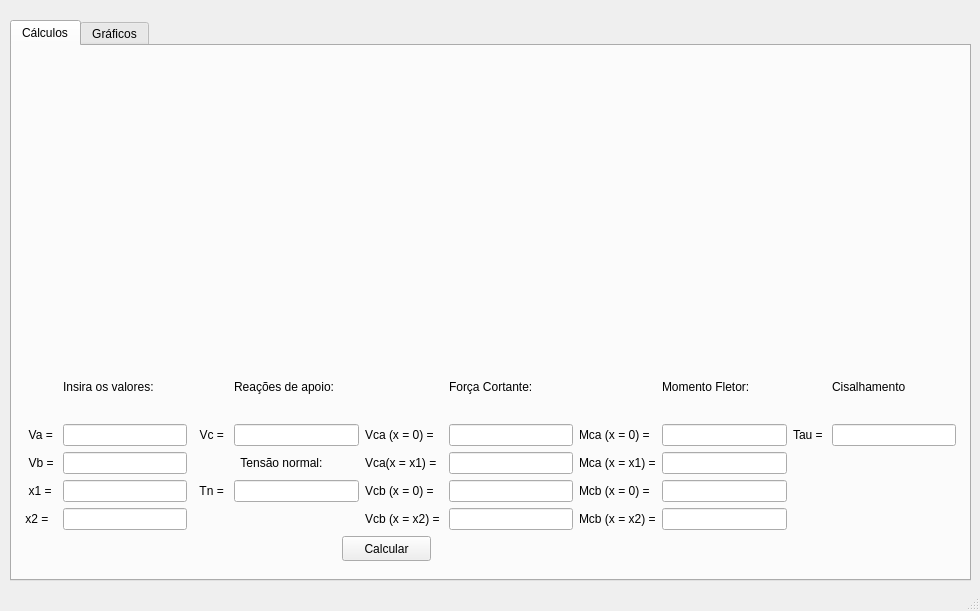
<?xml version="1.0" encoding="UTF-8"?>
<ui version="4.0">
 <class>MainWindow</class>
 <widget class="QMainWindow" name="MainWindow">
  <property name="geometry">
   <rect>
    <x>0</x>
    <y>0</y>
    <width>980</width>
    <height>611</height>
   </rect>
  </property>
  <property name="windowTitle">
   <string>A3 - Resistências dos Materiais</string>
  </property>
  <widget class="QWidget" name="centralwidget">
   <widget class="QTabWidget" name="tabCalculos">
    <property name="geometry">
     <rect>
      <x>10</x>
      <y>20</y>
      <width>961</width>
      <height>561</height>
     </rect>
    </property>
    <property name="currentIndex">
     <number>0</number>
    </property>
    <widget class="QWidget" name="tab_5">
     <attribute name="title">
      <string>Cálculos</string>
     </attribute>
     <widget class="QWidget" name="gridLayoutWidget_2">
      <property name="geometry">
       <rect>
        <x>0</x>
        <y>310</y>
        <width>944</width>
        <height>174</height>
       </rect>
      </property>
      <layout class="QGridLayout" name="gridLayout_2">
       <item row="4" column="4">
        <widget class="QLabel" name="label_15">
         <property name="text">
          <string>Vcb (x = x2) = </string>
         </property>
        </widget>
       </item>
       <item row="0" column="7">
        <widget class="QLabel" name="label_21">
         <property name="text">
          <string>Momento Fletor:</string>
         </property>
        </widget>
       </item>
       <item row="2" column="7">
        <widget class="QLineEdit" name="mca1Output"/>
       </item>
       <item row="3" column="3">
        <widget class="QLineEdit" name="tnOutput"/>
       </item>
       <item row="2" column="4">
        <widget class="QLabel" name="label_10">
         <property name="text">
          <string>Vca(x = x1) = </string>
         </property>
        </widget>
       </item>
       <item row="1" column="4">
        <widget class="QLabel" name="label_8">
         <property name="text">
          <string>Vca (x = 0) = </string>
         </property>
        </widget>
       </item>
       <item row="1" column="2">
        <widget class="QLabel" name="label_5">
         <property name="text">
          <string>  Vc = </string>
         </property>
        </widget>
       </item>
       <item row="2" column="0">
        <widget class="QLabel" name="label_3">
         <property name="text">
          <string>     Vb = </string>
         </property>
        </widget>
       </item>
       <item row="1" column="1">
        <widget class="QLineEdit" name="vaInput"/>
       </item>
       <item row="1" column="7">
        <widget class="QLineEdit" name="mca0Output"/>
       </item>
       <item row="2" column="3">
        <widget class="QLabel" name="label_9">
         <property name="text">
          <string>  Tensão normal:</string>
         </property>
        </widget>
       </item>
       <item row="3" column="1">
        <widget class="QLineEdit" name="x1Input"/>
       </item>
       <item row="1" column="5">
        <widget class="QLineEdit" name="vca0Output"/>
       </item>
       <item row="0" column="5">
        <widget class="QLabel" name="label_7">
         <property name="text">
          <string>Força Cortante:</string>
         </property>
        </widget>
       </item>
       <item row="3" column="4">
        <widget class="QLabel" name="label_14">
         <property name="text">
          <string>Vcb (x = 0) = </string>
         </property>
        </widget>
       </item>
       <item row="1" column="6">
        <widget class="QLabel" name="label_16">
         <property name="text">
          <string>Mca (x = 0) =</string>
         </property>
        </widget>
       </item>
       <item row="3" column="0">
        <widget class="QLabel" name="label_4">
         <property name="text">
          <string>     x1 = </string>
         </property>
        </widget>
       </item>
       <item row="4" column="7">
        <widget class="QLineEdit" name="mcb1Output"/>
       </item>
       <item row="3" column="7">
        <widget class="QLineEdit" name="mcb0Output"/>
       </item>
       <item row="4" column="0">
        <widget class="QLabel" name="label_6">
         <property name="text">
          <string>    x2 = </string>
         </property>
        </widget>
       </item>
       <item row="4" column="6">
        <widget class="QLabel" name="label_19">
         <property name="text">
          <string>Mcb (x = x2) =</string>
         </property>
        </widget>
       </item>
       <item row="0" column="3">
        <widget class="QLabel" name="label_12">
         <property name="text">
          <string>Reações de apoio:</string>
         </property>
        </widget>
       </item>
       <item row="2" column="5">
        <widget class="QLineEdit" name="vca1Output"/>
       </item>
       <item row="2" column="6">
        <widget class="QLabel" name="label_17">
         <property name="text">
          <string>Mca (x = x1) =</string>
         </property>
        </widget>
       </item>
       <item row="3" column="2">
        <widget class="QLabel" name="label_11">
         <property name="text">
          <string>  Tn = </string>
         </property>
        </widget>
       </item>
       <item row="4" column="1">
        <widget class="QLineEdit" name="x2Input"/>
       </item>
       <item row="3" column="5">
        <widget class="QLineEdit" name="vcb0Output"/>
       </item>
       <item row="0" column="1">
        <widget class="QLabel" name="label_13">
         <property name="text">
          <string>Insira os valores:</string>
         </property>
        </widget>
       </item>
       <item row="4" column="5">
        <widget class="QLineEdit" name="vcb1Output"/>
       </item>
       <item row="3" column="6">
        <widget class="QLabel" name="label_18">
         <property name="text">
          <string>Mcb (x = 0) =</string>
         </property>
        </widget>
       </item>
       <item row="1" column="9">
        <widget class="QLineEdit" name="tauOutput"/>
       </item>
       <item row="1" column="0">
        <widget class="QLabel" name="label_2">
         <property name="text">
          <string>     Va = </string>
         </property>
        </widget>
       </item>
       <item row="1" column="3">
        <widget class="QLineEdit" name="vcOutput"/>
       </item>
       <item row="2" column="1">
        <widget class="QLineEdit" name="vbInput"/>
       </item>
       <item row="1" column="8">
        <widget class="QLabel" name="label_23">
         <property name="text">
          <string>Tau = </string>
         </property>
        </widget>
       </item>
       <item row="0" column="9">
        <widget class="QLabel" name="label_24">
         <property name="text">
          <string>Cisalhamento</string>
         </property>
        </widget>
       </item>
       <item row="2" column="9">
        <widget class="QLabel" name="label_28">
         <property name="text">
          <string/>
         </property>
        </widget>
       </item>
      </layout>
     </widget>
     <widget class="QPushButton" name="btnCalcular">
      <property name="geometry">
       <rect>
        <x>330</x>
        <y>490</y>
        <width>89</width>
        <height>25</height>
       </rect>
      </property>
      <property name="text">
       <string>Calcular</string>
      </property>
     </widget>
     <widget class="QLabel" name="label">
      <property name="geometry">
       <rect>
        <x>170</x>
        <y>10</y>
        <width>571</width>
        <height>301</height>
       </rect>
      </property>
      <property name="styleSheet">
       <string notr="true">background-image: url(:/newPrefix/download.png);
background-image: url(:/newPrefix/guindaste.png);</string>
      </property>
      <property name="text">
       <string/>
      </property>
     </widget>
    </widget>
    <widget class="QWidget" name="tab_6">
     <attribute name="title">
      <string>Gráficos</string>
     </attribute>
     <widget class="QLabel" name="label_20">
      <property name="geometry">
       <rect>
        <x>150</x>
        <y>80</y>
        <width>116</width>
        <height>40</height>
       </rect>
      </property>
      <property name="text">
       <string>Força cortante:</string>
      </property>
     </widget>
     <widget class="QPushButton" name="btnGerarGrafico">
      <property name="geometry">
       <rect>
        <x>360</x>
        <y>450</y>
        <width>89</width>
        <height>25</height>
       </rect>
      </property>
      <property name="text">
       <string>Gerar</string>
      </property>
     </widget>
     <widget class="QWidget" name="verticalLayoutWidget">
      <property name="geometry">
       <rect>
        <x>30</x>
        <y>120</y>
        <width>391</width>
        <height>291</height>
       </rect>
      </property>
      <layout class="QVBoxLayout" name="fcGrafico"/>
     </widget>
     <widget class="QWidget" name="verticalLayoutWidget_2">
      <property name="geometry">
       <rect>
        <x>510</x>
        <y>120</y>
        <width>391</width>
        <height>291</height>
       </rect>
      </property>
      <layout class="QVBoxLayout" name="mfGrafico"/>
     </widget>
     <widget class="QLabel" name="label_22">
      <property name="geometry">
       <rect>
        <x>640</x>
        <y>80</y>
        <width>116</width>
        <height>40</height>
       </rect>
      </property>
      <property name="text">
       <string>Momento fletor:</string>
      </property>
     </widget>
    </widget>
   </widget>
  </widget>
  <widget class="QStatusBar" name="statusbar"/>
 </widget>
 <resources>
  <include location="../../Downloads/test.qrc"/>
 </resources>
 <connections/>
</ui>
